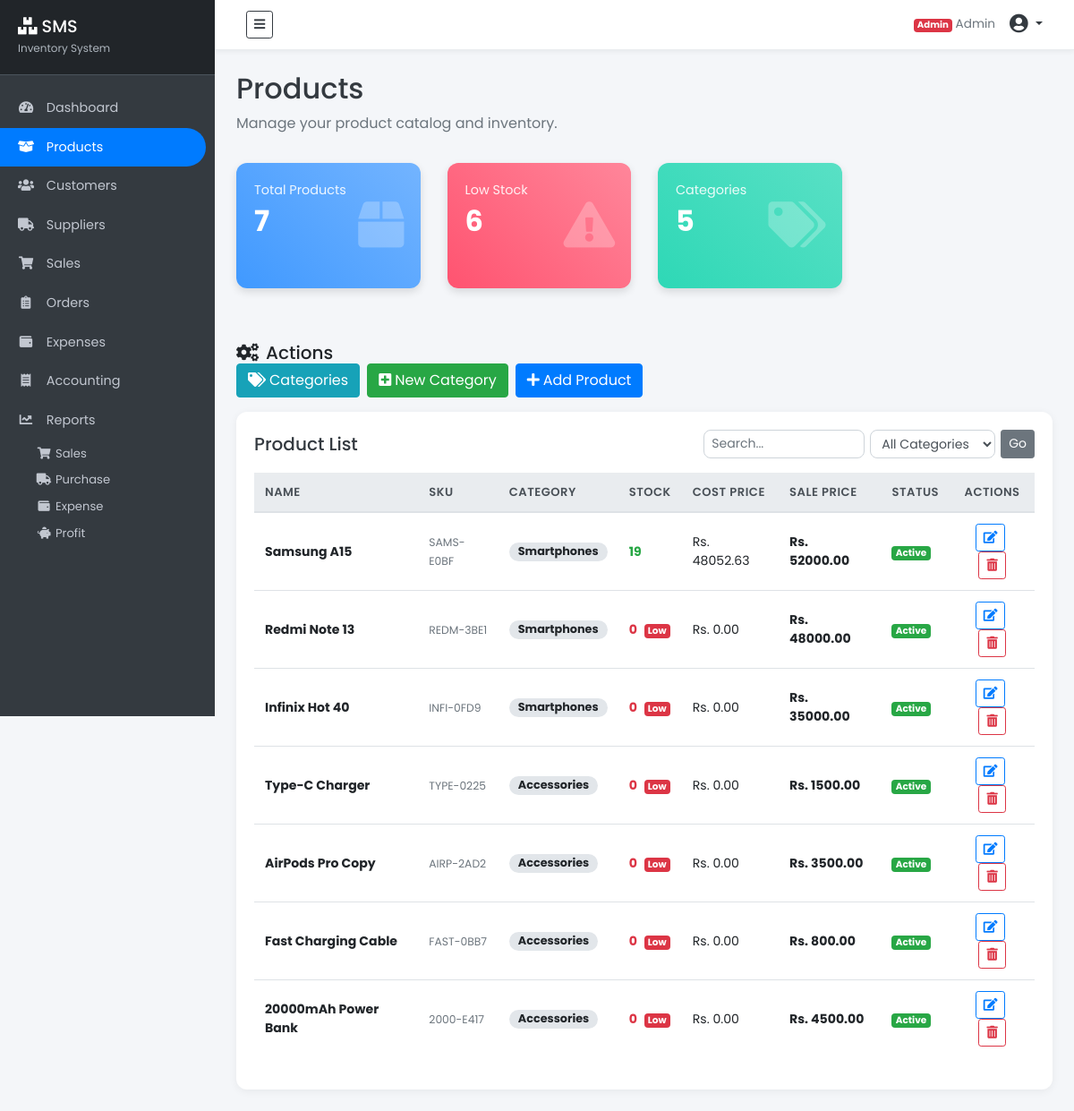
Screenshot of /products/ (signed in) with the database file from the repository.
### products/models.py (models this page shows, shortened)
class Product(models.Model):
    name          = models.CharField(max_length=255)
    sku           = models.CharField(max_length=50, unique=True)
    category      = models.ForeignKey(Category, on_delete=models.SET_NULL,
                                      null=True, blank=True)
    sale_price    = models.DecimalField(max_digits=10, decimal_places=2, default=0)
    reorder_level = models.PositiveIntegerField(default=10)
    description   = models.TextField(blank=True)
    is_active     = models.BooleanField(default=True)
    @property
    def current_stock(self):
        return self.batches.filter(quantity__gt=0).aggregate(
            t=Sum('quantity'))['t'] or 0
    @property
    def avg_cost_price(self):
        batches = list(self.batches.filter(quantity__gt=0))
        total_qty  = sum(b.quantity for b in batches)
        total_cost = sum(b.cost_price * b.quantity for b in batches)
        return round(total_cost / total_qty, 2) if total_qty else 0
    @property
    def is_low_stock(self):
        return self.current_stock <= self.reorder_level

class Category(models.Model):
    name        = models.CharField(max_length=100)
    description = models.TextField(blank=True)
    class Meta:
        verbose_name_plural = 'Categories'

class StockBatch(models.Model):
    product       = models.ForeignKey(Product, related_name='batches',
                                      on_delete=models.CASCADE)
    purchase      = models.ForeignKey('suppliers.Purchase',
                                      on_delete=models.SET_NULL,
                                      null=True, blank=True,
                                      related_name='stock_batches')
    cost_price    = models.DecimalField(max_digits=10, decimal_places=2)
    quantity      = models.PositiveIntegerField(default=0)
    date_received = models.DateTimeField(auto_now_add=True)
    class Meta:
        ordering = ['date_received']  # FIFO

### products/views.py (the view)
# urls.py: path('',                 views.product_list,   name='product-list'),
@seller_required
def product_list(request):
    products   = Product.objects.select_related('category').all()
    categories = Category.objects.all()
    q = request.GET.get('q', '')
    if q:
        products = products.filter(name__icontains=q)
    cat = request.GET.get('category', '')
    if cat:
        products = products.filter(category_id=cat)
    context = {
        'products':           products,
        'categories':         categories,
        'total_products':     Product.objects.count(),
        'low_stock_items':    [p for p in Product.objects.all() if p.is_low_stock],
    }
    return render(request, 'products/product.html', context)

### templates/products/product.html (shortened to what this page needs)
{% extends "partials/base.html" %}
{% block content %}
<div class="container-fluid p-4">
    <div class="row mb-3"><div class="col-12">
        <h2 class="text-dark">Products</h2>
        <p class="text-muted">Manage your product catalog and inventory.</p>
    </div></div>
    <div class="row mb-4">
        <div class="col-md-3 col-sm-6 mb-3">
            <div class="card-box bg-gradient-primary">
                <div class="icon"><i class="fas fa-box"></i></div>
                <p>Total Products</p><h3>{{ total_products }}</h3>
            </div>
        </div>
        <div class="col-md-3 col-sm-6 mb-3">
            <div class="card-box bg-gradient-danger">
                <div class="icon"><i class="fas fa-exclamation-triangle"></i></div>
                <p>Low Stock</p><h3>{{ low_stock_items|length }}</h3>
            </div>
        </div>
        <div class="col-md-3 col-sm-6 mb-3">
            <div class="card-box bg-gradient-success">
                <div class="icon"><i class="fas fa-tags"></i></div>
                <p>Categories</p><h3>{{ categories|length }}</h3>
            </div>
        </div>
    </div>
    <div class="row mb-3">
        <div class="col-md-8">
            <div class="toolbar">
                <h5 class="m-0"><i class="fas fa-cogs mr-2"></i>Actions</h5>
                <div class="d-flex flex-wrap" style="gap:8px;">
                    <button class="btn btn-info" data-toggle="modal" data-target="#categoriesModal">
                        <i class="fas fa-tags mr-1"></i>Categories
                    </button>
                    <button class="btn btn-success" data-toggle="modal" data-target="#newCategoryModal">
                        <i class="fas fa-plus-square mr-1"></i>New Category
                    </button>
                    <button class="btn btn-primary" data-toggle="modal" data-target="#addProductModal">
                        <i class="fas fa-plus mr-1"></i>Add Product
                    </button>
                </div>
            </div>
        </div>
    </div>
    <div class="table-container">
        <div class="d-flex justify-content-between align-items-center mb-3 flex-wrap">
            <h5 class="text-dark mb-2 mb-md-0">Product List</h5>
            <form method="GET" class="d-flex" style="gap:6px;">
                <input type="text" name="q" class="form-control form-control-sm" placeholder="Search..." value="{{ request.GET.q }}" style="width:180px;">
                <select name="category" class="form-control form-control-sm" style="width:140px;">
                    <option value="">All Categories</option>
                </select>
                <button class="btn btn-secondary btn-sm">Go</button>
            </form>
        </div>
        <div class="table-responsive">
            <table class="table table-hover" id="productsTable">
                <thead class="thead-light">
                    <tr><th>Name</th><th>SKU</th><th>Category</th><th>Stock</th><th>Cost Price</th><th>Sale Price</th><th>Status</th><th class="text-center">Actions</th></tr>
                </thead>
                <tbody>
                    {% for product in products %}
                    <tr>
                        <td class="font-weight-bold">{{ product.name }}</td>
                        <td><small class="text-muted">{{ product.sku }}</small></td>
                        <td><span class="badge badge-category">{{ product.category.name|default:"—" }}</span></td>
                        <td>
                            {% if product.is_low_stock %}
                                <span class="text-danger font-weight-bold">{{ product.current_stock }}</span>
                                <span class="badge badge-danger ml-1">Low</span>
                            {% else %}
                                <span class="text-success font-weight-bold">{{ product.current_stock }}</span>
                            {% endif %}
                        </td>
                        <td> Rs. {{ product.avg_cost_price|floatformat:2 }}</td>
                        <td class="font-weight-bold"> Rs. {{ product.sale_price|floatformat:2 }}</td>
                        <td>{% if product.is_active %}<span class="badge badge-success">Active</span>{% else %}<span class="badge badge-secondary">Inactive</span>{% endif %}</td>
                        <td class="text-center">
                            <button class="btn btn-sm btn-outline-primary mr-1"
                                    onclick="openEditProduct({{ product.pk }},'{{ product.name|escapejs }}','{{ product.category_id|default:'' }}','{{ product.sale_price }}','{{ product.reorder_level }}','{{ product.description|escapejs }}','{{ product.is_active }}')"
                                    data-toggle="modal" data-target="#editProductModal" title="Edit">
                                <i class="fas fa-edit"></i>
                            </button>
                            <form method="POST" action="{% url 'product-delete' product.pk %}" style="display:inline;"
                                  onsubmit="return confirm('Delete {{ product.name }}?')">
                                <button type="submit" class="btn btn-sm btn-outline-danger" title="Delete">
                                    <i class="fas fa-trash-alt"></i>
                                </button>
                            </form>
                        </td>
                    </tr>
                    {% empty %}
                    <tr><td colspan="8" class="text-center text-muted py-4">No products found. Add one above.</td></tr>
                    {% endfor %}
                </tbody>
            </table>
        </div>
    </div>
</div>
{% endblock %}

### templates/partials/base.html (shortened to what this page needs)
{% load static %}
<!DOCTYPE html>
<html lang="en">
<head>
    <link rel="stylesheet" href="https://cdn.jsdelivr.net/npm/bootstrap@4.6.2/dist/css/bootstrap.min.css"/>
    <link rel="stylesheet" href="https://use.fontawesome.com/releases/v5.15.2/css/all.css"/>
    <link rel="stylesheet" href="{% static 'style.css' %}"/>
</head>
<body>
<div id="wrapper">
    {% if user.is_authenticated %}
        {% with role=user.profile.role %}
            {% if role != 'customer' %}
                {% include "partials/sidenav.html" %}
            {% endif %}
        {% endwith %}
    {% endif %}
    <div id="content" {% if user.is_authenticated and user.profile.role == 'customer' %}class="full-width"{% endif %}>
        {% include "partials/nav.html" %}
        {% block content %}{% endblock %}
    </div>
</div>
</body>
</html>

### templates/partials/sidenav.html
<nav id="sidebar">
    <div class="sidebar-header">
        <h3><i class="fas fa-boxes"></i> SMS</h3>
        <small>Inventory System</small>
    </div>
    <ul class="list-unstyled components">
        <li>
            <a href="{% url 'dashboard-index' %}"
               class="{% if request.resolver_match.url_name == 'dashboard-index' %}active{% endif %}">
                <i class="fas fa-tachometer-alt"></i> Dashboard
            </a>
        </li>
        <li>
            <a href="{% url 'product-list' %}"
               class="{% if 'product' in request.resolver_match.url_name %}active{% endif %}">
                <i class="fas fa-box-open"></i> Products
            </a>
        </li>
        <li>
            <a href="{% url 'customer-list' %}"
               class="{% if 'customer' in request.resolver_match.url_name and 'portal' not in request.resolver_match.url_name %}active{% endif %}">
                <i class="fas fa-users"></i> Customers
            </a>
        </li>
        <li>
            <a href="{% url 'supplier-list' %}"
               class="{% if 'supplier' in request.resolver_match.url_name %}active{% endif %}">
                <i class="fas fa-truck"></i> Suppliers
            </a>
        </li>
        <li>
            <a href="{% url 'sale-list' %}"
               class="{% if request.resolver_match.url_name == 'sale-list' %}active{% endif %}">
                <i class="fas fa-shopping-cart"></i> Sales
            </a>
        </li>
        <li>
            <a href="{% url 'order-list' %}"
               class="{% if 'order' in request.resolver_match.url_name %}active{% endif %}">
                <i class="fas fa-clipboard-list"></i> Orders
            </a>
        </li>
        <li>
            <a href="{% url 'expense-list' %}"
               class="{% if request.resolver_match.url_name == 'expense-list' %}active{% endif %}">
                <i class="fas fa-wallet"></i> Expenses
            </a>
        </li>
        <li>
            <a href="{% url 'accounting-index' %}"
               class="{% if 'accounting' in request.resolver_match.url_name %}active{% endif %}">
                <i class="fas fa-receipt"></i> Accounting
            </a>
        </li>
        <li>
            <a href="{% url 'reports-index' %}"
               class="{% if 'report' in request.resolver_match.url_name %}active{% endif %}">
                <i class="fas fa-chart-line"></i> Reports
            </a>
            <ul class="list-unstyled" style="padding-left:30px;">
                <li><a href="{% url 'report-sales' %}" style="font-size:.82rem;padding:5px 10px;" class="{% if request.resolver_match.url_name == 'report-sales' %}active{% endif %}"><i class="fas fa-shopping-cart mr-1"></i>Sales</a></li>
                <li><a href="{% url 'report-purchase' %}" style="font-size:.82rem;padding:5px 10px;" class="{% if request.resolver_match.url_name == 'report-purchase' %}active{% endif %}"><i class="fas fa-truck mr-1"></i>Purchase</a></li>
                <li><a href="{% url 'report-expense' %}" style="font-size:.82rem;padding:5px 10px;" class="{% if request.resolver_match.url_name == 'report-expense' %}active{% endif %}"><i class="fas fa-wallet mr-1"></i>Expense</a></li>
                <li><a href="{% url 'report-profit' %}" style="font-size:.82rem;padding:5px 10px;" class="{% if request.resolver_match.url_name == 'report-profit' %}active{% endif %}"><i class="fas fa-piggy-bank mr-1"></i>Profit</a></li>
            </ul>
        </li>
    </ul>
</nav>

### templates/partials/nav.html (shortened to what this page needs)
<nav class="navbar navbar-expand-lg navbar-light bg-white">
    <div class="container-fluid">
        {% if user.is_authenticated %}
            {% if user.profile.role == 'customer' %}
                <a href="{% url 'customer-dashboard' %}" class="navbar-brand d-flex align-items-center" style="text-decoration:none;">
                    <span style="background:#1a1a2e;color:#fff;padding:5px 12px;border-radius:8px;font-weight:700;font-size:1rem;letter-spacing:1px;">
                        <i class="fas fa-boxes mr-1"></i> SMS
                    </span>
                    <span class="ml-2 text-muted" style="font-size:.8rem;">Customer Portal</span>
                </a>
            {% else %}
                <button type="button" id="sidebarCollapse" class="btn btn-outline-dark btn-sm">
                    <i class="fas fa-bars"></i>
                </button>
            {% endif %}
        {% endif %}
        <div class="ml-auto d-flex align-items-center">
            {% if user.is_authenticated %}
            <span class="text-muted mr-3" style="font-size:.85rem;">
                {% if user.is_superuser %}
                    <span class="badge badge-danger">Admin</span>
                {% elif user.profile.role == 'seller' %}
                    <span class="badge badge-primary">Seller</span>
                {% else %}
                    <span class="badge badge-success">Customer</span>
                {% endif %}
                {{ user.get_full_name|default:user.username }}
            </span>
            <div class="dropdown">
                <a href="#" class="text-dark dropdown-toggle" data-toggle="dropdown">
                    <i class="fas fa-user-circle fa-lg"></i>
                </a>
            </div>
            {% else %}
            <a href="{% url 'user-login' %}" class="btn btn-primary btn-sm">Login</a>
            {% endif %}
        </div>
    </div>
</nav>

### rows the page displays
Product: name "Samsung A15", sku "SAMS-E0BF", category.name "Smartphones", current_stock "19", avg_cost_price "48052.63", sale_price "52000.00", is_active "Active"
Product: name "Redmi Note 13", sku "REDM-3BE1", category.name "Smartphones", current_stock "0", avg_cost_price "0.00", sale_price "48000.00", is_active "Active"
Product: name "Infinix Hot 40", sku "INFI-0FD9", category.name "Smartphones", current_stock "0", avg_cost_price "0.00", sale_price "35000.00", is_active "Active"
Product: name "Type-C Charger", sku "TYPE-0225", category.name "Accessories", current_stock "0", avg_cost_price "0.00", sale_price "1500.00", is_active "Active"
Product: name "AirPods Pro Copy", sku "AIRP-2AD2", category.name "Accessories", current_stock "0", avg_cost_price "0.00", sale_price "3500.00", is_active "Active"
Product: name "Fast Charging Cable", sku "FAST-0BB7", category.name "Accessories", current_stock "0", avg_cost_price "0.00", sale_price "800.00", is_active "Active"
Product: name "20000mAh Power Bank", sku "2000-E417", category.name "Accessories", current_stock "0", avg_cost_price "0.00", sale_price "4500.00", is_active "Active"

### other values shown
{{ user.get_full_name|default:user.username }} "Admin"
{{ total_products }} "7"
{{ low_stock_items|length }} "6"
{{ categories|length }} "5"
